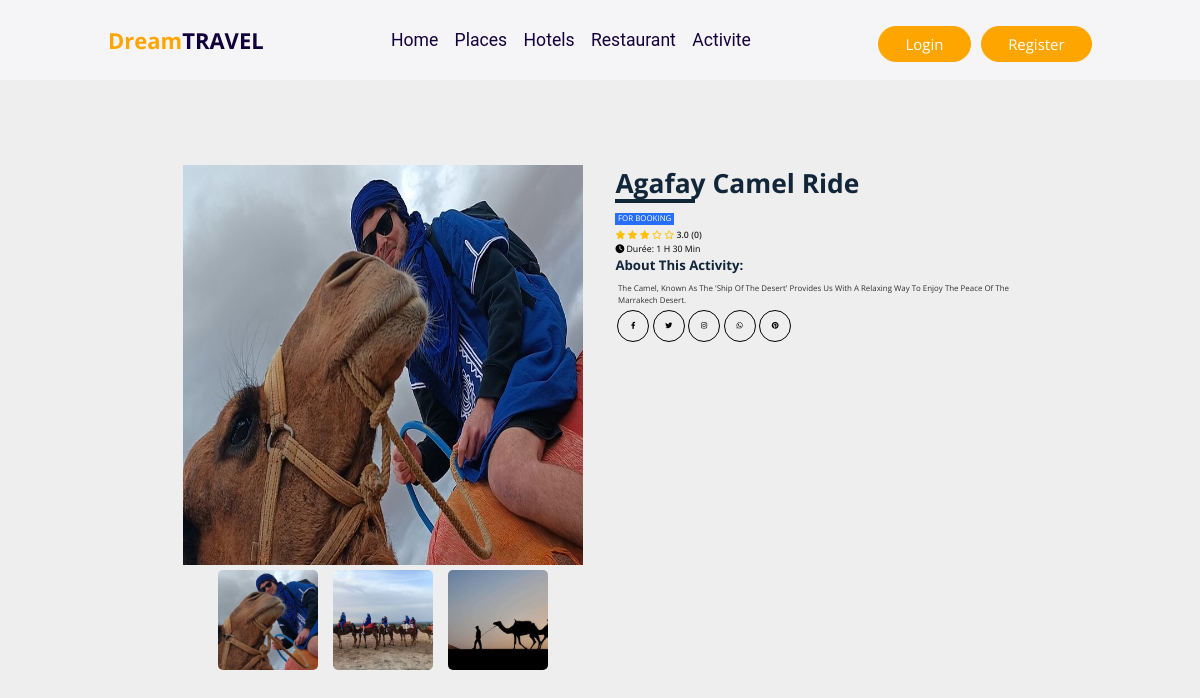
Screenshot of /activite/Agafay_Camel_Ride with the database file from the repository.
### app_siteweb/models.py (models this page shows, shortened)
class Image(models.Model):
    image = models.ImageField(upload_to='image_places/')

class Activite(models.Model):
    nom = models.CharField(max_length=100)
    description = models.TextField()
    images = models.ManyToManyField(Image, related_name='activites')
    duree = models.CharField(max_length=100)
    emplacement = models.CharField(max_length=255,default='pas d\'emplacement fourni')
    num_telephone = models.CharField(max_length=15,default='+212000000000', validators=[RegexValidator(regex=r'^\+212\d{9}$', message="Le numéro de téléphone doit commencer par +212")], help_text="Le numéro de téléphone doit commencer par +212")
    likes = models.ManyToManyField(Like, related_name='activite_likes', blank=True)
    reviews = models.ManyToManyField(Review, related_name='activite_reviews', blank=True)
    slug = models.SlugField(max_length=255,unique=True)
    rating = models.FloatField(
        validators=[MinValueValidator(0), MaxValueValidator(5)],  # Valeurs entre 0 et 5
        default=0  # Valeur par défaut
    )
    class Meta:
        db_table = 'activite'
    def rate_range(self):
        return range(int(self.rating))
    def neg_rate_range(self):
        return range(5 - int(self.rating))

### app_siteweb/views.py (the view)
# urls.py: path('activite/<str:slug>',activite_detail,name='activite-detail'),
def activite_detail(request, slug):
    activite = get_object_or_404(Activite, slug=slug)
    return render(request, 'accueil/activite_detail.html',context={"activite":activite})

### templates/accueil/activite_detail.html (shortened to what this page needs)
{% extends "accueil/base1.html" %} {% load static %}
{% block extra_css %}
<link rel="stylesheet" href="{% static 'assets/css/place.css' %}" />
{% endblock %} {% block content %}
<div class="card-wrapper" style="margin-top: 20px">
  <div class="card">
    <div class="product-imgs">
      <div class="img-display">
        <div class="img-showcase">
          {% for image in activite.images.all %}
          <img src="{{ image.image.url }}" alt="{{ activite.nom }}" />
          {% endfor %}
        </div>
      </div>
      <div class="img-select">
        {% for image in activite.images.all %}
        <div class="img-item">
          <a href="#" data-id="{{ forloop.counter }}">
            <img src="{{ image.image.url }}" alt="{{ activite.nom }}" />
          </a>
        </div>
        {% endfor %}
      </div>
    </div>
    <div class="product-content">
      <h2 class="product-title">{{ activite.nom }}</h2>
      <a href="https://shorturl.at/afS09" class="product-link">For Booking</a>
      <div class="product-rating">
        {% for _ in activite.rate_range %}
        <i class="fas fa-star"></i>
        {% endfor %} {% for _ in activite.neg_rate_range %}
        <i class="far fa-star"></i>
        {% endfor %}
        <span>{{ activite.rating }} ({{ activite.reviews.count }})</span>
      </div>
      <div class="product-duration">
        <p class="duration-info">
          <i class="fa-solid fa-clock"></i>
          Durée: <span>{{ activite.duree }}</span>
        </p>
      </div>
      <div class="product-detail">
        <h2>About this Activity:</h2>
        <p>{{ activite.description }}</p>
      </div>
      <div class="social-links">
        <a href="#"><i class="fab fa-facebook-f"></i></a>
        <a href="#"><i class="fab fa-twitter"></i></a>
        <a href="#"><i class="fab fa-instagram"></i></a>
        <a href="#"><i class="fab fa-whatsapp"></i></a>
        <a href="#"><i class="fab fa-pinterest"></i></a>
      </div>
    </div>
  </div>
</div>
{% endblock %}

### templates/accueil/base1.html (shortened to what this page needs)
{% load static %}
<!DOCTYPE html>
<html lang="en">
<head>
    <link rel="stylesheet" href="https://unpkg.com/swiper/swiper-bundle.min.css">
    <link rel="stylesheet" href="https://cdnjs.cloudflare.com/ajax/libs/font-awesome/6.0.0-beta3/css/all.min.css">
    <link rel="stylesheet" href="{% static 'assets/css/style.css' %}">
    {% block extra_css %}{% endblock %}
</head>
<body>
    <header>
        <a href="#" class="logo"><span>Dream</span>Travel</a>
        <nav class="navbar">
    <a href="{% url 'app_siteweb:home' %}">Home</a>
    <a href="{% url 'app_siteweb:home' %}#places">Places</a>
    <a href="{% url 'app_siteweb:home' %}#hotels">Hotels</a>
    <a href="{% url 'app_siteweb:home' %}#restaurant">Restaurant</a>
    <a href="{% url 'app_siteweb:home' %}#activite">Activite</a>
</nav>
        <div class="icons">
            {% if request.user.is_authenticated %}
                <button class="btn btn-primary" style="border-radius: 99em;" onclick="logoutUser();">Log Out</button>
                <script>
                function logoutUser() {
                    fetch("{% url 'user_app:logout' %}", {
                        method: 'POST',
                        headers: {
                            'X-CSRFToken': '{{ csrf_token }}'
                        }
                    }).then(() => {
                        // Redirection après la déconnexion
                        window.location.href = "{% url 'app_siteweb:home' %}";
                    }).catch(error => {
                        console.error("Erreur de déconnexion :", error);
                    });
                }
                </script>
<button id="chatbot-button" class="btn btn-primary" style="border-radius: 99em;"onclick="window.location.href='{% url 'app_siteweb:chat' %}'">Chatbot</button>
</button>
<script>
document.addEventListener("DOMContentLoaded", function() {
    var currentPath = window.location.pathname;  // Obtenir le chemin actuel de la page
    if (currentPath === "/chat/") {
        var chatbotButton = document.getElementById("chatbot-button");
        chatbotButton.style.display = 'none';  // Masquer le bouton
    }
});
</script>
            {% else %}
                <button class="btn btn-primary" style="border-radius: 99em;" onclick="window.location.href='{% url 'user_app:login' %}'">Login</button>
                <button class="btn btn-primary" style="border-radius: 99em;" onclick="window.location.href='{% url 'user_app:signup' %}'">Register</button>
            {% endif %}
        </div>
    </header>
    {% block content %}{% endblock %}
</body>
</html>

### static/assets/css/style.css (style rules this page uses)
:root { --orange:#ffa500; }
* { font-family: 'Nunito', sans-serif; margin:0; padding:0; box-sizing: border-box; text-transform: capitalize; outline: none; border:none; text-decoration: none; transition: all .2s linear; }
html { font-size: 62.5%; overflow-x: hidden; scroll-padding-top: 6rem; scroll-behavior: smooth; }
.btn { display: inline-block; margin-top: 1rem; background:var(--orange); color:#fff; padding:.8rem 3rem; border:.2rem solid var(--orange); cursor: pointer; font-size: 1.7rem; }
header { position: fixed; top:0; left: 0; right:0; background:#f5f4f6; z-index: 1000; display: flex; align-items: center; justify-content: space-between; padding:2rem 9%; }
header .logo { font-size: 2.5rem; font-weight: bolder; color:#11013b; text-transform: uppercase; }
header .logo span { color:var(--orange); }
header .navbar a { color:#16003c; font-size: 2rem; margin:0 .8rem; font-family:'Roboto', cursive; }
.icons { display: flex; gap: 10px; align-items: center; justify-content: flex-end; }
@media (max-width:1200px) { html { font-size: 55%; } }
body { background: #EEEEEE; font-family: 'Roboto', sans-serif; }
.card { width: 300px; border: none; border-radius: 15px; }

### static/assets/css/place.css (style rules this page uses)
* { box-sizing: border-box; padding: 0; margin: 0; font-family: "Open Sans", sans-serif; }
body { line-height: 1.5; }
.card-wrapper { max-width: 1100px; margin: 0 auto; }
img { width: 100%; display: block; }
.img-display { overflow: hidden; }
.img-showcase { display: flex; width: 100%; transition: all 0.5s ease; }
.img-showcase img { min-width: 100%; }
.img-select { display: flex; justify-content: space-between; flex-wrap: nowrap; }
.img-item { width: 100px; height: 100px; margin: 5px; }
.img-item img { width: 100%; height: 100%; object-fit: cover; border-radius: 5px; }
.img-item a { display: block; height: 100%; }
.img-item:not(:last-child) { margin-right: 10px; }
.product-content { padding: 2rem 1rem; }
.product-title { font-size: 3rem; text-transform: capitalize; font-weight: 700; position: relative; color: #12263a; margin: 1rem 0; }
.product-title::after { content: ""; position: absolute; left: 0; bottom: 0; height: 4px; width: 80px; background: #12263a; }
.product-link { text-decoration: none; text-transform: uppercase; font-weight: 400; font-size: 0.9rem; display: inline-block; margin-bottom: 0.5rem; background: #256eff; color: #fff; padding: 0 0.3rem; transition: all 0.5s ease; }
.product-rating { color: #ffc107; }
.product-rating span { font-weight: 600; color: #252525; }
.product-detail h2 { text-transform: capitalize; color: #12263a; padding-bottom: 0.6rem; }
.product-detail p { font-size: 0.9rem; padding: 0.3rem; opacity: 0.8; }
.social-links { display: flex; align-items: center; }
.social-links a { display: flex; align-items: center; justify-content: center; width: 32px; height: 32px; color: #000; border: 1px solid #000; margin: 0 0.2rem; border-radius: 50%; text-decoration: none; font-size: 0.8rem; transition: all 0.5s ease; }
.card { width: 800px; border: none; border-radius: 15px; padding: 1.5rem; margin: 1.5rem auto; }
@media screen and (min-width: 992px) { .card { width: 80%; display: grid; grid-template-columns: repeat(2, 1fr); grid-gap: 1.5rem; } }
@media screen and (min-width: 992px) { .card-wrapper { height: 100vh; display: flex; justify-content: center; align-items: center; } }
@media screen and (min-width: 992px) { .product-imgs { display: flex; flex-direction: column; align-items: center; justify-content: center; width: 100%; max-width: 800px; padding: 10px; } }
@media screen and (min-width: 992px) { .product-content { padding-top: 0; } }

### rows the page displays
Image: image (picture)
Image: image (picture)
Image: image (picture)
Activite: nom "Agafay Camel Ride", rating "3.0", reviews.count "0", duree "1 H 30 Min", description "The Camel, Known As The 'Ship Of The Desert' Provides Us With A Relaxing Way To Enjoy The Peace Of The Marrakech Desert."
